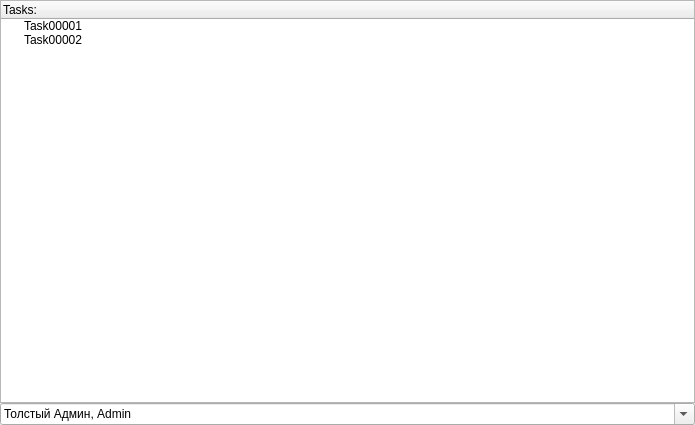
<?xml version="1.0" encoding="UTF-8"?>
<ui version="4.0">
 <class>Form</class>
 <widget class="QWidget" name="Form">
  <property name="geometry">
   <rect>
    <x>0</x>
    <y>0</y>
    <width>695</width>
    <height>425</height>
   </rect>
  </property>
  <property name="windowTitle">
   <string>Form</string>
  </property>
  <layout class="QGridLayout" name="gridLayout" rowstretch="1,0">
   <property name="margin">
    <number>0</number>
   </property>
   <property name="spacing">
    <number>0</number>
   </property>
   <item row="0" column="0">
    <widget class="QTreeWidget" name="treeWidget">
     <column>
      <property name="text">
       <string>Tasks:</string>
      </property>
     </column>
     <item>
      <property name="text">
       <string>Task00001</string>
      </property>
     </item>
     <item>
      <property name="text">
       <string>Task00002</string>
      </property>
     </item>
    </widget>
   </item>
   <item row="1" column="0">
    <widget class="QComboBox" name="comboBox">
     <property name="editable">
      <bool>true</bool>
     </property>
     <property name="insertPolicy">
      <enum>QComboBox::NoInsert</enum>
     </property>
     <item>
      <property name="text">
       <string>Толстый Админ, Admin</string>
      </property>
     </item>
     <item>
      <property name="text">
       <string>Алексей Кривоспицкий, listy</string>
      </property>
     </item>
    </widget>
   </item>
  </layout>
 </widget>
 <resources/>
 <connections/>
</ui>
